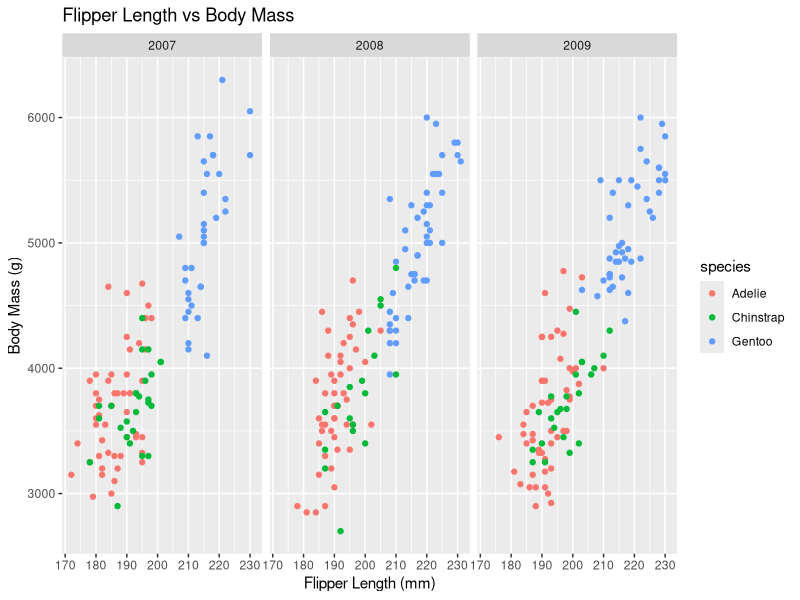
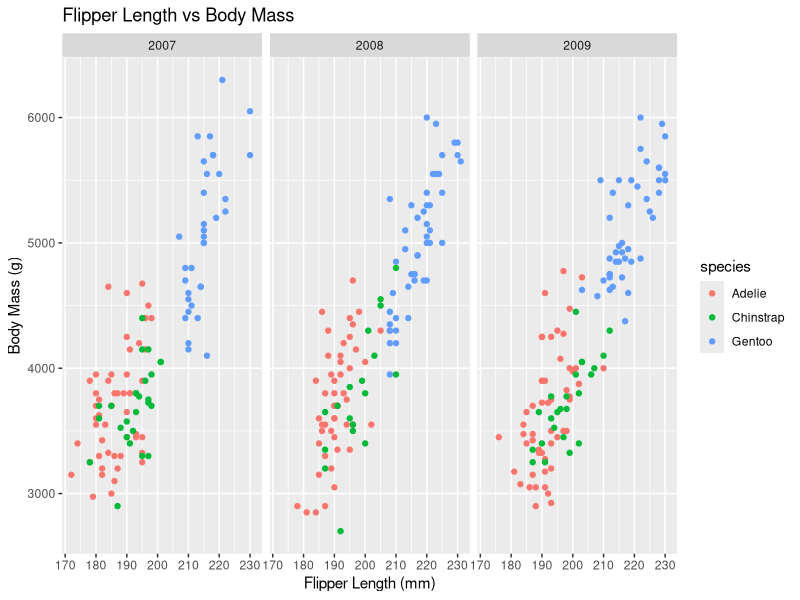

Here is the R script that generated these plots, in order:
## ---- chunk 1
knitr::opts_chunk$set(echo = TRUE, warning = TRUE)
## ---- chunk 2
library(tidyverse)
library(palmerpenguins)
## ---- chunk 3
df<-penguins

ggplot(data=df)+
  geom_point(mapping = aes(x=flipper_length_mm, y=body_mass_g, color=species))+
  labs(title = "Flipper Length vs Body Mass", x= "Flipper Length (mm)", y= "Body Mass (g)")+
  facet_wrap(~year)

## ---- chunk 4
ggsave("penguin_year.png",
       width = 16, height=8)
